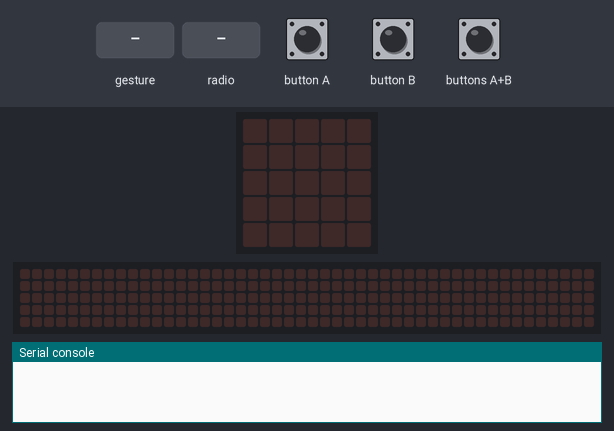
This program was run on a simulated BBC micro:bit (MakeCode). On the bench: the board's 5×5 LED display, a strip that is not on the board, showing the scrolling text unrolled, the last lines printed to the serial console. Inputs (shaded band) come from the test bench. No radio messages arrive unless stated (any console line starting 'radio sent:' is added by the test bench); a tilt is held for 1.5 s and a shake lasts 1 s, then the board lies face up again; the 48×5 strip is a reading aid, not a part: it shows the text the display is scrolling, unrolled, one strip-width of it at a time.

Above: at 1.2 s.
1.3 s: gesture 'shake'
At 1.57 s:
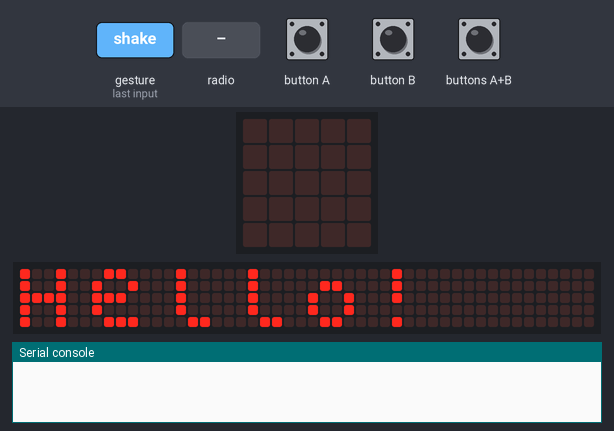
4.3 s: button A pressed for 0.15 s
7.4 s: button B pressed for 0.15 s
At 9.4 s:
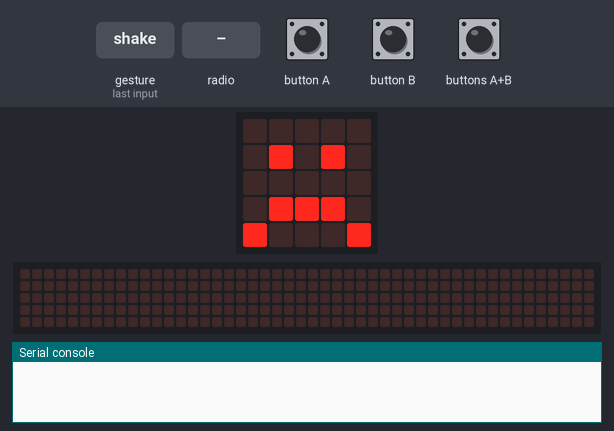
9.9 s: gesture 'shake'
At 10.17 s:
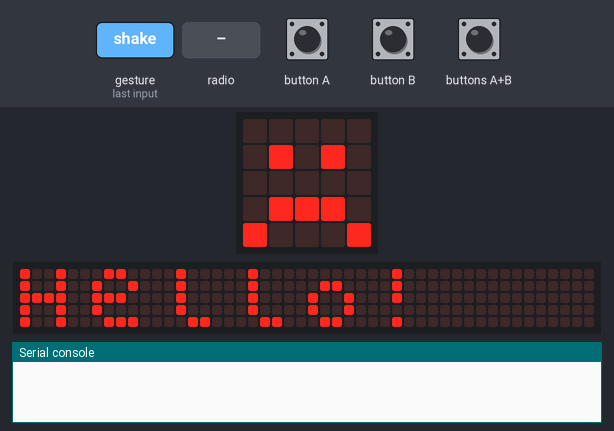
12.9 s: buttons A+B pressed for 0.15 s
16.0 s: radio message "1" arrives
At 17.8 s:
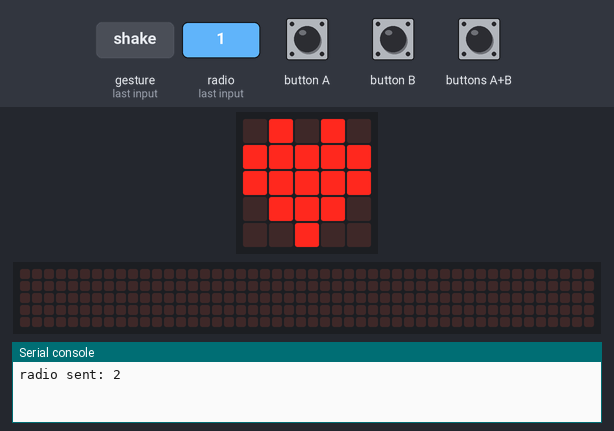

The program:

main.ts
```typescript
radio.onReceivedNumber(function (receivedNumber) {
    let ressive_number = 0
    if (ressive_number == 0) {
        basic.showIcon(IconNames.Heart)
    } else if (ressive_number == 1) {
        basic.showIcon(IconNames.Sad)
    } else {
        basic.showString("Hello!")
    }
})
input.onButtonPressed(Button.A, function () {
    message_one = 0
    basic.showIcon(IconNames.Heart)
})
input.onButtonPressed(Button.AB, function () {
    radio.sendNumber(message_one)
})
input.onButtonPressed(Button.B, function () {
    message_one = 1
    basic.showIcon(IconNames.Sad)
})
input.onGesture(Gesture.Shake, function () {
    message_one = 2
    basic.showString("Hello!")
})
let message_one = 0
radio.setGroup(30)
```

test.ts
```typescript
// здесь помещаются тесты; они не будут скомпилированы, пока пакет используется в качестве расширения.
```

Measured:
- after the input at 1.3 s, the display: changes after 0.20 s (image 1)
- after the input at 7.4 s, the display: first differs from a run without the input after 1.0 s (image 2)
- after the input at 9.9 s, the display: changes after 0.20 s (image 3)
- after the input at 16.0 s, the display: changes after 0.40 s (image 4)
